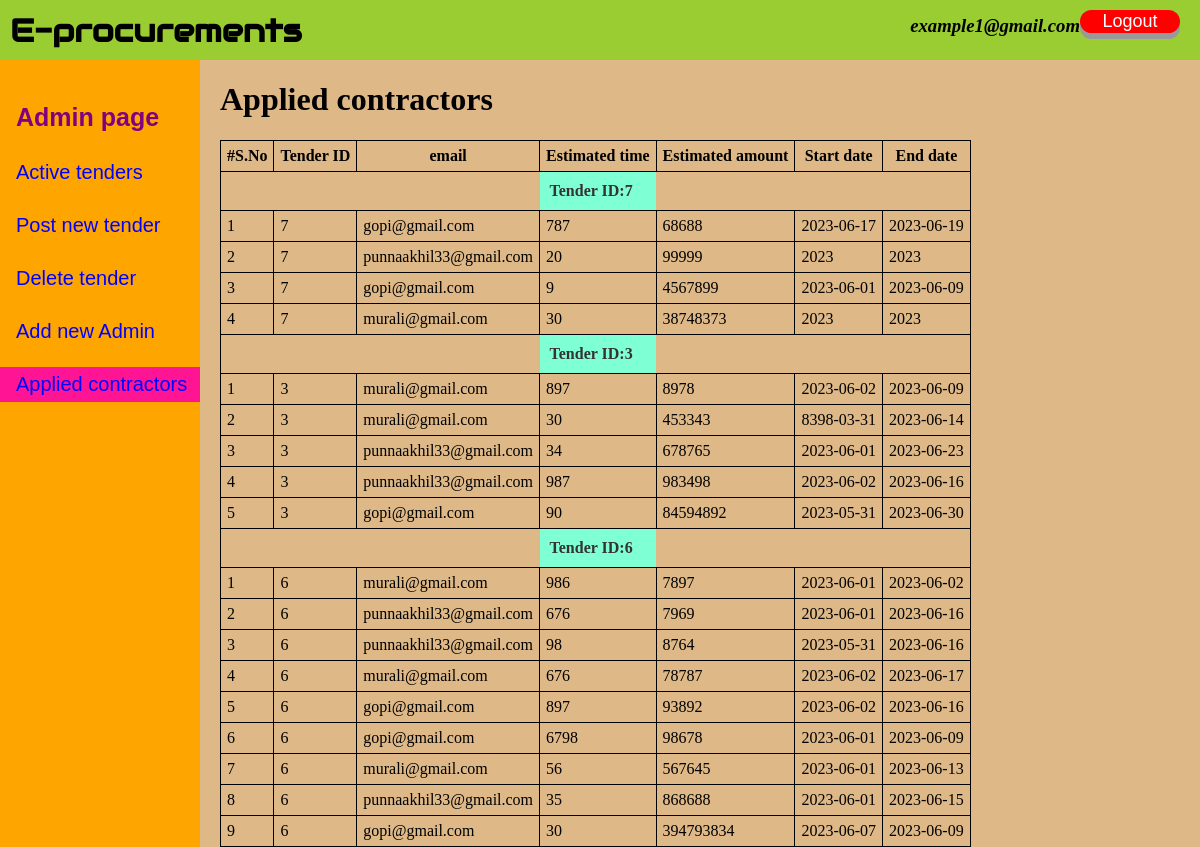
Screenshot of /applied.php (signed in) with the database file from the repository.
### tables this page shows
CREATE TABLE `apply` (
  `email` varchar(50) NOT NULL,
  `tenderid` int(10) NOT NULL,
  `estamount` int(20) NOT NULL,
  `startdate` varchar(10) NOT NULL,
  `enddate` varchar(10) NOT NULL,
  `esttime` int(5) NOT NULL
);

### applied.php (the view, shortened to what this page needs)
<?php include "header.php"?>
    <div class="sidenav">
        <h1>Admin page</h1>
        <a href="index.php">Active tenders</a><br>
        <a href="post.php">Post new tender</a><br>
        <a href="delete.php">Delete tender</a><br>
        <a href="aregister.php">Add new Admin</a><br>
        <a href="#" style="background-color:deeppink">Applied contractors</a><br>
    </div>
    <div class="main">
        <h1>Applied contractors</h1>
        <table class="table">
        <thead>
            <tr>
            <th scope="col">#S.No</th>
            <th scope="id">Tender ID</th>
            <th scope="col">email</th>
            <th scope="col">Estimated time</th>
            <th scope="col">Estimated amount</th>
            <th scope="col">Start date</th>
            <th scope="col">End date</th>
            </tr>
        </thead>
        <tbody>
        <?php
        $query="SELECT `tenderid` FROM apply";
        $result = mysqli_query($conn, $query);
        $columnData = array();
        if (mysqli_num_rows($result) > 0) {
            while ($row = mysqli_fetch_assoc($result)) {
                $columnData[] = $row['tenderid'];
            }
        }
        $uniqueSet = array_unique($columnData);
        foreach ($uniqueSet as $col) {
            $sql = "SELECT * FROM apply WHERE `tenderid`='$col' ORDER BY `estamount`";
            $result=mysqli_query($conn,$sql);
            $j=0;
            echo '<tr>
            <td style="border:0px; padding: 8px;"></td>
            <td style="border:0px; padding: 8px;"></td>
            <td style="border:0px; padding: 8px;"></td>
            <td style="background-color:aquamarine;
            color: #333;
            font-weight: bold;
            padding: 10px; border:0px;">Tender ID:'.$col.'</td>
            <td style="border:0px; padding: 8px;"></td>
            <td style="border:0px; padding: 8px;"></td>
            <td style="border:0px; padding: 8px;"></td>
          </tr>';
            if($result->num_rows>0){
            while($rows=$result->fetch_assoc()){
                echo'
                <tr>
                <td>'.++$j.'</td>
                <td>'.$rows['tenderid'].'</td>
                <td>'.$rows['email'].'</td>
                <td>'.$rows['esttime'].'</td>
                <td>'.$rows['estamount'].'</td>
                <td>'.$rows['startdate'].'</td>
                <td>'.$rows['enddate'].'</td>
                </tr>';
            }
            }
            else{
            echo "\n";
            }
        }
        ?>
        </tbody>
        </table>
    </div>
</body>
</html>

### header.php (style rules this page uses)
body { background-color:burlywood; width: 100%; height: 100%; margin: 0px; padding: 0px; overflow-x: hidden; }
table { border-collapse: collapse; }
table, th, td { border: 1px solid black; padding: 6px; }
.sidenav { height: 100%; width: 200px; position:fixed; z-index: 1; top: 60px; left: 0; background-color: orange; overflow-x: hidden; padding-top: 20px; }
.main { margin-left: 220px; padding: 0px 0px; }
.sidenav a { padding: 6px 8px 6px 16px; text-decoration: none; font-family:'Franklin Gothic Medium', 'Arial Narrow', Arial, sans-serif; font-size: 20px; color: blue; display: block; }
.sidenav h1 { padding: 6px 8px 6px 16px; text-decoration: none; font-family:'Franklin Gothic Medium', 'Arial Narrow', Arial, sans-serif; font-size: 25px; color:purple; display: block; }

### rows the page displays
apply: tenderid "7", email "gopi@gmail.com", esttime "787", estamount "68688", startdate "2023-06-17", enddate "2023-06-19"
apply: tenderid "7", email "punnaakhil33@gmail.com", esttime "20", estamount "99999", startdate "2023", enddate "2023"
apply: tenderid "7", email "gopi@gmail.com", esttime "9", estamount "4567899", startdate "2023-06-01", enddate "2023-06-09"
apply: tenderid "7", email "murali@gmail.com", esttime "30", estamount "38748373", startdate "2023", enddate "2023"
apply: tenderid "3", email "murali@gmail.com", esttime "897", estamount "8978", startdate "2023-06-02", enddate "2023-06-09"
apply: tenderid "3", email "murali@gmail.com", esttime "30", estamount "453343", startdate "8398-03-31", enddate "2023-06-14"
apply: tenderid "3", email "punnaakhil33@gmail.com", esttime "34", estamount "678765", startdate "2023-06-01", enddate "2023-06-23"
apply: tenderid "3", email "punnaakhil33@gmail.com", esttime "987", estamount "983498", startdate "2023-06-02", enddate "2023-06-16"
apply: tenderid "3", email "gopi@gmail.com", esttime "90", estamount "84594892", startdate "2023-05-31", enddate "2023-06-30"
apply: tenderid "6", email "murali@gmail.com", esttime "986", estamount "7897", startdate "2023-06-01", enddate "2023-06-02"
apply: tenderid "6", email "punnaakhil33@gmail.com", esttime "676", estamount "7969", startdate "2023-06-01", enddate "2023-06-16"
apply: tenderid "6", email "punnaakhil33@gmail.com", esttime "98", estamount "8764", startdate "2023-05-31", enddate "2023-06-16"
apply: tenderid "6", email "murali@gmail.com", esttime "676", estamount "78787", startdate "2023-06-02", enddate "2023-06-17"
apply: tenderid "6", email "gopi@gmail.com", esttime "897", estamount "93892", startdate "2023-06-02", enddate "2023-06-16"
apply: tenderid "6", email "gopi@gmail.com", esttime "6798", estamount "98678", startdate "2023-06-01", enddate "2023-06-09"
apply: tenderid "6", email "murali@gmail.com", esttime "56", estamount "567645", startdate "2023-06-01", enddate "2023-06-13"
apply: tenderid "6", email "punnaakhil33@gmail.com", esttime "35", estamount "868688", startdate "2023-06-01", enddate "2023-06-15"
apply: tenderid "6", email "gopi@gmail.com", esttime "30", estamount "394793834", startdate "2023-06-07", enddate "2023-06-09"

### other values shown
$uemail "example1@gmail.com"
$col "7"
$col "3"
$col "6"
